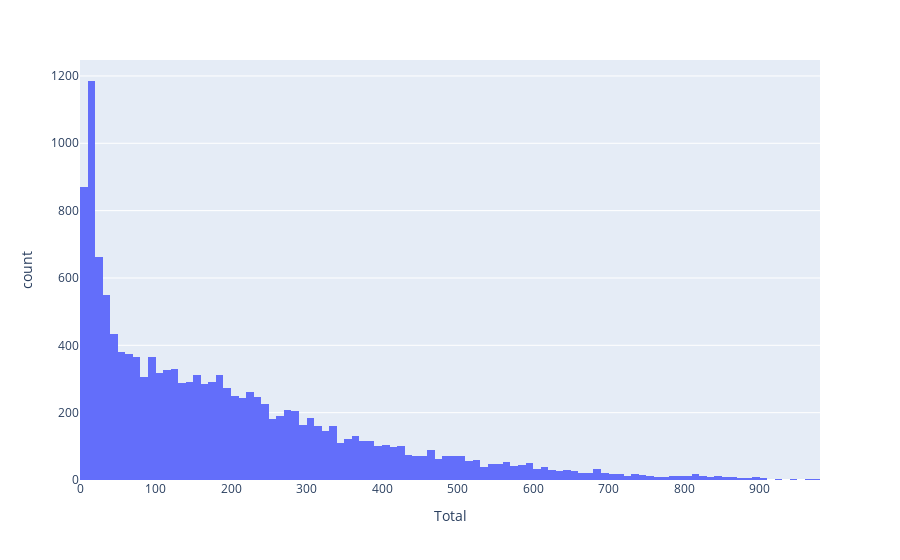

Source (notebook cell):
### Code cell
fig = px.histogram(df, x='total', 
                   labels=labels)
fig.show()

### Figure 1 — Plotly figure (JSON) as saved in the notebook; plotly's stock layout.template omitted (floating-point values rounded to 4 significant figures; data arrays with more than 128 entries replaced by an {"elided": "..."} marker saying what was removed)
{"data": [{"alignmentgroup": "True", "bingroup": "x", "hovertemplate": "Total=%{x}<br>count=%{y}<extra></extra>", "legendgroup": "", "marker": {"color": "#636efa", "pattern": {"shape": ""}}, "name": "", "offsetgroup": "", "orientation": "v", "showlegend": false, "type": "histogram", "x": {"elided": "13905 int values"}, "xaxis": "x", "yaxis": "y"}], "layout": {"barmode": "relative", "legend": {"tracegroupgap": 0}, "margin": {"t": 60}, "xaxis": {"anchor": "y", "domain": [0, 1], "title": {"text": "Total"}}, "yaxis": {"anchor": "x", "domain": [0, 1], "title": {"text": "count"}}}}
